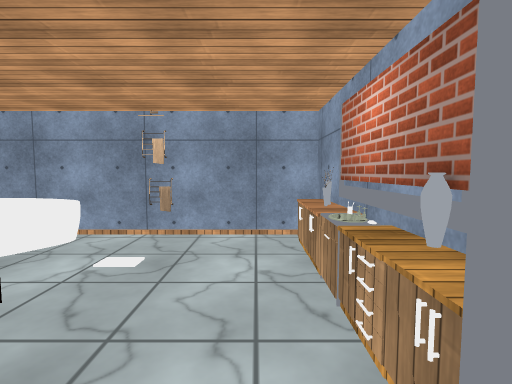
View 1 (above)

18 first-person views from a walk through a Unity game level. The camera is 1.4 m above the floor, tilts 4° down and sees 85° across. The floor is counted in squares, 1 m on a side. Each view is taken from the middle of a square. On the plan, view 1 faces up. The plan holds only what a view shows up to about 14 squares ahead; the rest is blank. The player is left out. Door leaves are left out, so doorways stand open. Some surface patterns are stand-ins.

View 2
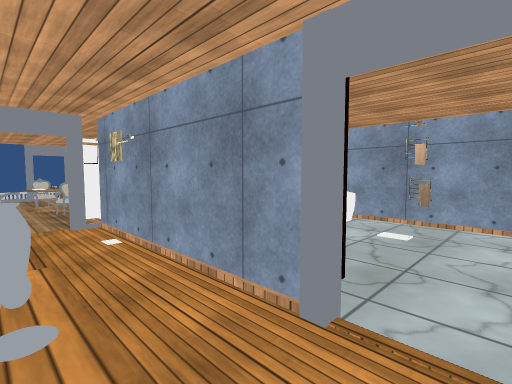

View 3
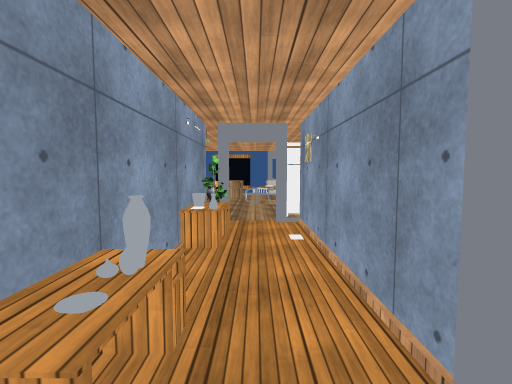

View 4
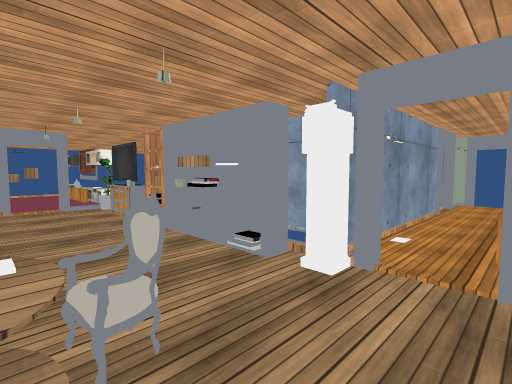

View 5
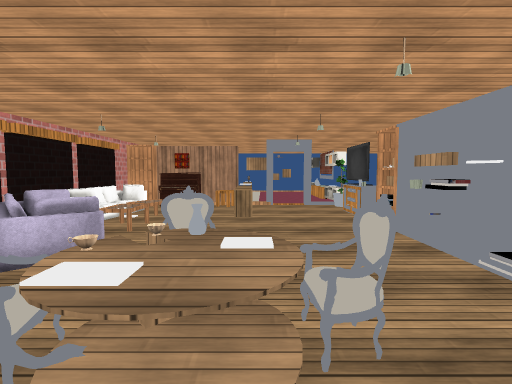

View 6
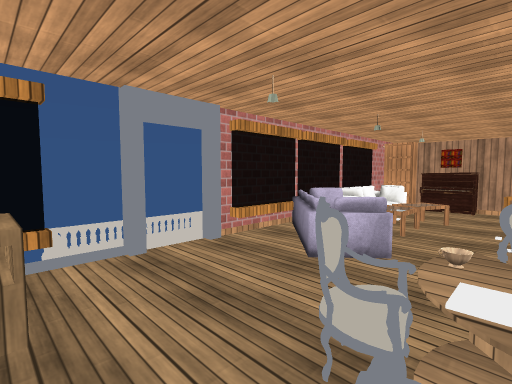

View 7
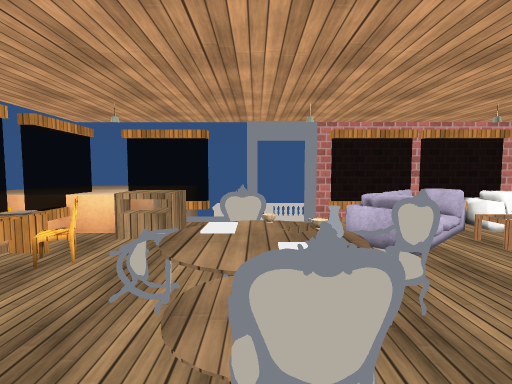

View 8
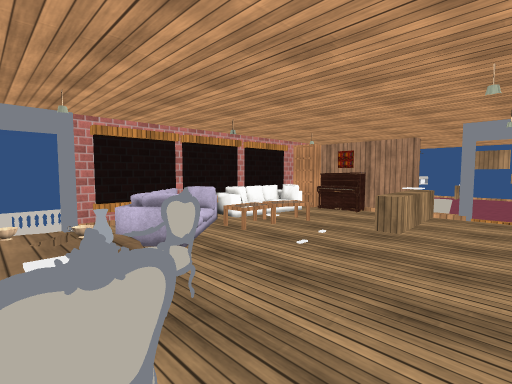

View 9
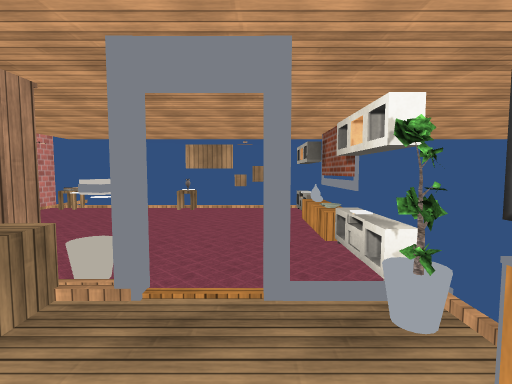

View 10
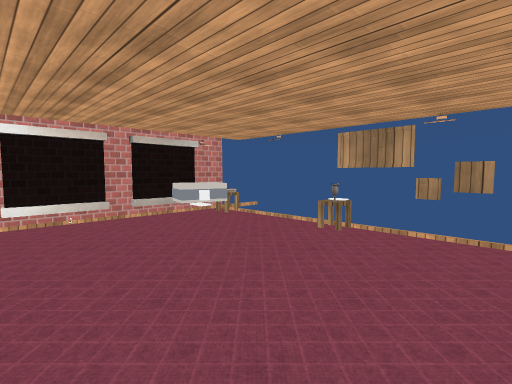

View 11
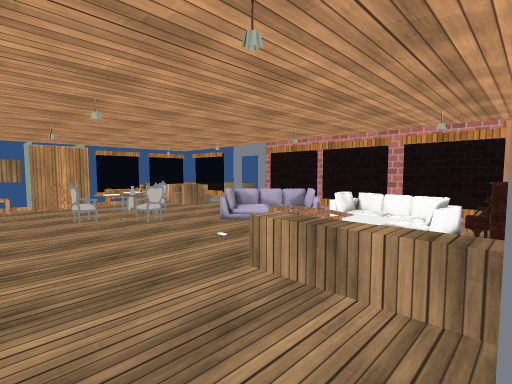

View 12
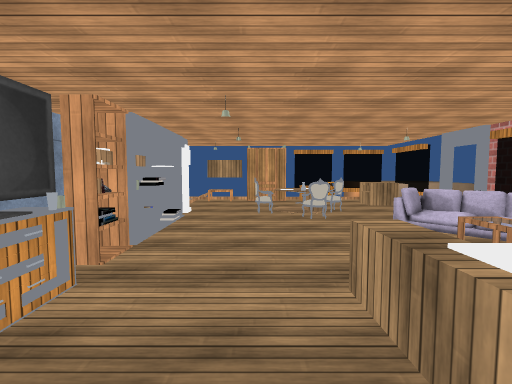

View 13
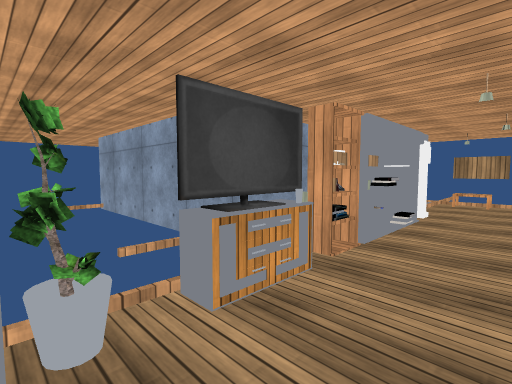

View 14
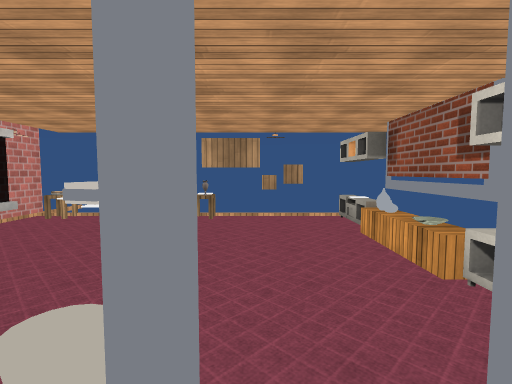

View 15
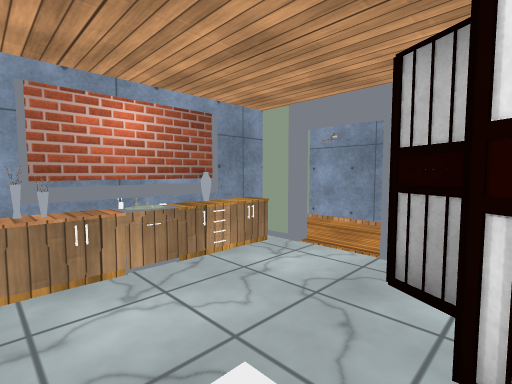

View 16
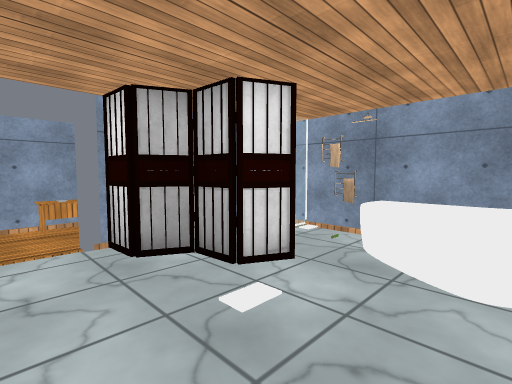

View 17
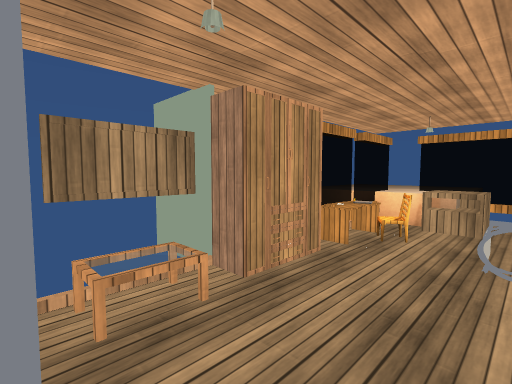

View 18
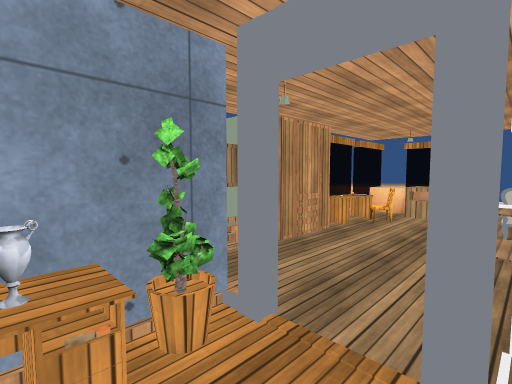

### Floor plan
Key: @ floor where view 1 was taken; # wall or solid block; x gap in a wall; . floor; / step, stairs or slope; D open door; = window, fence, low wall or low ledge; ^ raised ledge; T table; A vase; R tree; B TV; S shelf; K books; F sofa; P piano; C chair; I cabinet; H shower; O other object.
Columns run from 21 left of view 1 to 2 right of it. Each row starts with its distance up from view 1.
 18    #T   ##x
 17    #T...O....=
 16    #.=..T....=
 15    #...O.....O
 14    #...O.....#
 13    #.........#
 12    #.........=
 11    #.........=
 10    #SS#ST#.#/R
  9    #FPP.T^...
  8    #F....^..#B
  7    #F....^..OB #  ######
  6    #F.O.....OS #OO.O..T#
  5    #F.O......  #.O....A#
  4    #FO.......K #O../..A#
  3    #FFF......O #..#...O#
  2    #.F.......###. #..TA#
  1    D...OAT...x##H ##..T#
  0    D...#TT^..O#.####.@##
 -1    ....==......A.......D
 -2    #OO.......#ROO..AT..x
 -3    OOO.C...../ #########
 -4 OOOOO#TTTII.O
 -5 OOOOO     #x##
 -6 OOOOOO
 -7    O

Positions as (right, up) in squares from view 1, and headings:
1: (0, 0), facing up
2: (0, -2), facing up-left
3: (0, -1), facing left
4: (-12, -2), facing up-right
5: (-12, -2), facing up
6: (-13, -2), facing up-left
7: (-10, 0), facing left
8: (-10, 0), facing up-left
9: (-10, 7), facing up
10: (-9, 11), facing up-left
11: (-9, 10), facing down-left
12: (-11, 10), facing down
13: (-11, 10), facing down-right
14: (-11, 9), facing up
15: (-3, 5), facing down-right
16: (0, 6), facing down-left
17: (-8, -1), facing down-left
18: (-6, 0), facing down-left
